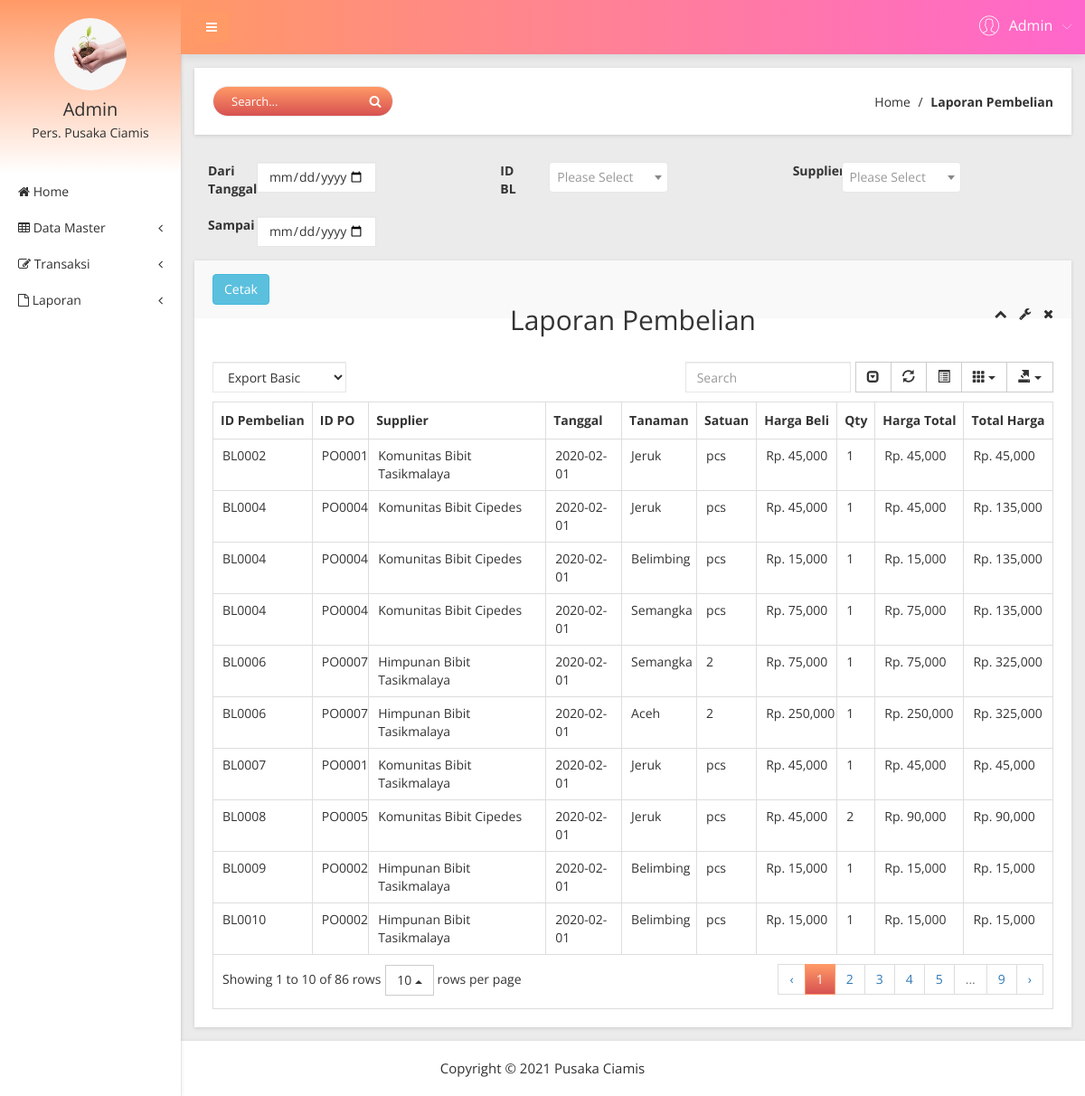
Page /laporan_pembelian.php (signed in) on the committed database.
### tables this page shows
CREATE TABLE `t_pembelian_detail` (
  `id_pembelian` varchar(30) NOT NULL,
  `id_po` varchar(30) NOT NULL,
  `supplier` varchar(50) NOT NULL,
  `tanaman` varchar(50) NOT NULL,
  `satuan` varchar(20) NOT NULL,
  `harga_beli` int(11) NOT NULL,
  `qty` int(11) NOT NULL,
  `harga_total` int(11) NOT NULL,
  `total_harga` int(11) NOT NULL
);

CREATE TABLE `t_pembelian_head` (
  `id_pembelian` varchar(20) NOT NULL,
  `id_po` varchar(20) NOT NULL,
  `tanggal` date NOT NULL
);

### laporan_pembelian.php (the view, shortened to what this page needs)
<?php
    if(empty($_SESSION['username']) AND empty($_SESSION['password'])){
        echo "<script>alert('Anda Harus Login Dulu !'); window.location = 'login.php'</script>";
    }else{
include "koneksi.php";
    include"template/header.php";
?>
            <div class="breadcome-area mg-b-30 small-dn">
                <div class="container-fluid">
                    <div class="row">
                        <div class="col-lg-12">
                            <div class="breadcome-list shadow-reset">
                                <div class="row">
                                    <div class="col-lg-6">
                                        <div class="breadcome-heading">
                                            <form role="search" class="">
												<input type="text" placeholder="Search..." class="form-control">
												<a href=""><i class="fa fa-search"></i></a>
											</form>
                                        </div>
                                    </div>
                                    <div class="col-lg-6">
                                        <ul class="breadcome-menu">
                                            <li><a href="index.php">Home</a> <span class="bread-slash">/</span>
                                            </li>
                                            <li><span class="bread-blod">Laporan Pembelian</span>
                                            </li>
                                        </ul>
                                    </div>
                                </div>
                            </div>
                        </div>
                    </div>
                </div>
            </div>
            <form method="post" action="cetak_pembelian.php" target="_blank">
                <div class="col-lg-12">
                    <div class="col-lg-4">
                        <div class="form-group row">
                                <label class="login-input-head col-sm-2">Dari Tanggal</label>
                                <div class="login-input-area col-sm-6">
                                    <input type="date" name="tanggal_awal" class="form-control" id="tanggal_awal">
                                </div>
                        </div>
                        <div class="form-group row">
                                <label class="login-input-head col-sm-2">Sampai</label>
                                <div class="login-input-area col-sm-6">
                                    <input type="date" name="tanggal_akhir" class="form-control" id="tanggal_akhir">
                                </div>
                        </div>
                    </div>
                    <div class="col-lg-4">
                            <div class="form-group row">
                                <label class="col-sm-2">ID BL</label>
                                <div class="login-input-area col-sm-6">
                                </div>
                            </div>
                    </div>
                    <div class="col-lg-4">
                            <div class="form-group row">
                                <label class="col-sm-2">Supplier</label>
                                <div class="login-input-area col-sm-6">
                                </div>
                            </div>
                        </div>
                </div>
                <br>
                <div class="data-table-area mg-b-15">
                    <div class="container-fluid">
                        <div class="row">
                            <div class="col-lg-12">
                                <div class="sparkline13-list shadow-reset">
                                    <div class="sparkline13-hd">
                                    <input type="submit" name="cetak" value="Cetak" class="btn btn-info" onClick="document.location.reload(true)">
                                        <div class="col-lg-12" align="center">
                                            <h2>Laporan Pembelian</h2>
                                            <br>
                                            <div class="sparkline13-outline-icon">
                                                <span class="sparkline13-collapse-link"><i class="fa fa-chevron-up"></i></span>
                                                <span><i class="fa fa-wrench"></i></span>
                                                <span class="sparkline13-collapse-close"><i class="fa fa-times"></i></span>
                                            </div>
                                        </div>
                                    </div>
                                    <div class="sparkline13-graph">
                                        <div class="datatable-dashv1-list custom-datatable-overright">
                                            <div id="toolbar">
                                                <select class="form-control">
                                                    <option value="">Export Basic</option>
                                                </select>
                                            </div>
                                            <table id="table" data-toggle="table" data-pagination="true" data-search="true" data-show-columns="true" data-show-pagination-switch="true" data-show-refresh="true" data-key-events="true" data-show-toggle="true" data-resizable="true" data-cookie="true" data-cookie-id-table="saveId" data-show-export="true" data-click-to-select="true" data-toolbar="#toolbar">
                                                <thead>
                                                    <tr>
                                                        <th>ID Pembelian</th>
                                                        <th>ID PO</th>
                                                        <th>Supplier</th>
                                                        <th>Tanggal</th>
                                                        <th>Tanaman</th>
                                                        <th>Satuan</th>
                                                        <th>Harga Beli</th>
                                                        <th>Qty</th>
                                                        <th>Harga Total</th>
                                                        <th>Total Harga</th>
                                                    </tr>
                                                </thead>
                                                <tbody id="data">
                                                <?php
                                                    $sql = mysqli_query($koneksi,"SELECT * FROM t_pembelian_head INNER JOIN t_pembelian_detail ON t_pembelian_head.id_pembelian = t_pembelian_detail.id_pembelian");
                                                    while($data=mysqli_fetch_array($sql)){
                                                ?>
                                                    <tr>
                                                        <td><?php echo "$data[id_pembelian]"; ?></td>
                                                        <td><?php echo "$data[id_po]"; ?></td>
                                                        <td><?php echo "$data[supplier]"; ?></td>
                                                        <td><?php echo "$data[tanggal]"; ?></td>
                                                        <td><?php echo "$data[tanaman]"; ?></td>
                                                        <td><?php echo "$data[satuan]"; ?></td>
                                                        <td>Rp. <?php echo number_format($data['harga_beli']); ?></td>
                                                        <td><?php echo "$data[qty]"; ?></td>
                                                        <td>Rp. <?php echo number_format($data['harga_total']); ?></td>
                                                        <td>Rp. <?php echo number_format($data['total_harga']); ?></td>
                                                    </tr>
                                                    <?php } ?>
                                                </tbody>
                                            </table>
                                        </div>
                                    </div>
                                </div>
                            </div>
                        </div>
                    </div>
                </div>
            </form>
        </div>
    </div>
<?php include "template/footer.php"; ?>
</body>
</html>
                                                <?php } ?>

### template/header.php (shortened to what this page needs)
<!doctype html>
<html class="no-js" lang="en">
<head><meta http-equiv="Content-Type" content="text/html; charset=euc-kr">
    <link rel="stylesheet" href="css/bootstrap.min.css">
    <link rel="stylesheet" href="css/font-awesome.min.css">
    <link rel="stylesheet" href="css/adminpro-custon-icon.css">
    <link rel="stylesheet" href="css/meanmenu.min.css">
    <link rel="stylesheet" href="css/jquery.mCustomScrollbar.min.css">
    <link rel="stylesheet" href="css/animate.css">
    <link rel="stylesheet" href="css/jvectormap/jquery-jvectormap-2.0.3.css">
    <link rel="stylesheet" href="css/data-table/bootstrap-table.css">
    <link rel="stylesheet" href="css/data-table/bootstrap-editable.css">
    <link rel="stylesheet" href="css/normalize.css">
    <link rel="stylesheet" href="css/select2.css">
    <link rel="stylesheet" href="css/datetimepicker.css">
    <link rel="stylesheet" href="css/bootstrap-editable.css">
    <link rel="stylesheet" href="css/x-editor-style.css">
    <link rel="stylesheet" href="css/c3.min.css">
    <link rel="stylesheet" href="style.css">
    <link rel="stylesheet" href="css/responsive.css">
    <link rel="stylesheet" href="css/bootstrap.min.css">
    <link rel="stylesheet" href="css/font-awesome.min.css">
    <link rel="stylesheet" href="css/adminpro-custon-icon.css">
    <link rel="stylesheet" href="css/meanmenu.min.css">
    <link rel="stylesheet" href="css/jquery.mCustomScrollbar.min.css">
    <link rel="stylesheet" href="css/animate.css">
    <link rel="stylesheet" href="css/normalize.css">
    <link rel="stylesheet" href="css/form.css">
    <link rel="stylesheet" href="style.css">
    <link rel="stylesheet" href="css/responsive.css">
    <link rel="stylesheet" href="css/form/all-type-forms.css">
    <link rel="stylesheet" href="css/select2/select2.min.css">
</head>
<body class="materialdesign">
    <div class="wrapper-pro">
        <div class="left-sidebar-pro" class="hilang">
            <nav id="sidebar">
                <div class="sidebar-header hilang">
                    <a href="index.php"><img src="img/1.jpg" alt="" />
                    </a>
                    <h3 ><?php echo "$_SESSION[nama_user]"; ?></h3>
                    <p>Pers. Pusaka Ciamis</p>
                </div>
                <div class="left-custom-menu-adp-wrap ">
                    <ul class="nav navbar-nav left-sidebar-menu-pro">
                        <li class="nav-item hilang">
                            <a href="index.php"><i class="fa big-icon fa-home"></i> <span class="mini-dn">Home</span></a>
                        </li>
                        <li class="nav-item"><a href="#" data-toggle="dropdown" role="button" aria-expanded="false" class="nav-link dropdown-toggle"><i class="fa big-icon fa-table"></i> <span class="mini-dn">Data Master</span> <span class="indicator-right-menu mini-dn"><i class="fa indicator-mn fa-angle-left"></i></span></a>
                        </li>
                        <li class="nav-item"><a href="#" data-toggle="dropdown" role="button" aria-expanded="false" class="nav-link dropdown-toggle"><i class="fa big-icon fa-edit"></i> <span class="mini-dn">Transaksi</span> <span class="indicator-right-menu mini-dn"><i class="fa indicator-mn fa-angle-left"></i></span></a>
                        </li>
                        <li class="nav-item"><a href="#" data-toggle="dropdown" role="button" aria-expanded="false" class="nav-link dropdown-toggle"><i class="fa big-icon fa-file-o"></i> <span class="mini-dn">Laporan</span> <span class="indicator-right-menu mini-dn"><i class="fa indicator-mn fa-angle-left"></i></span></a>
                        </li>
                    </ul>
                </div>
            </nav>
        </div>
        <div class="content-inner-all">
            <div class="header-top-area">
                <div class="fixed-header-top">
                    <div class="container-fluid">
                        <div class="row">
                            <div class="col-lg-1 col-md-6 col-sm-6 col-xs-12">
                                <button type="button" id="sidebarCollapse" class="btn bar-button-pro header-drl-controller-btn btn-info navbar-btn">
                                    <i class="fa fa-bars"></i>
                                </button>
                            </div>
                            <div class="col-lg-5 col-md-5 col-sm-6 col-xs-12">
                                <div class="header-right-info">
                                    <ul class="nav navbar-nav mai-top-nav header-right-menu">
                                        <li class="nav-item">
                                            <a href="#" data-toggle="dropdown" role="button" aria-expanded="false" class="nav-link dropdown-toggle">
                                                <span class="adminpro-icon adminpro-user-rounded header-riht-inf"></span>
                                                <span class="admin-name"><?php echo "$_SESSION[nama_user]"; ?></span>
                                                <span class="author-project-icon adminpro-icon adminpro-down-arrow"></span>
                                            </a>
                                        </li>
                                    </ul>
                                </div>
                            </div>
                        </div>
                    </div>
                </div>
            </div>

### template/footer.php
<div class="footer-copyright-area">
    <div class="container-fluid">
        <div class="row">
            <div class="col-lg-12">
                <div class="footer-copy-right">
                    <p>Copyright &#169; 2021 Pusaka Ciamis</p>
                </div>
            </div>
        </div>
    </div>
</div>

### css/form.css (style rules this page uses)
.login-input-area, .login-textarea-area { position:relative; margin-right:15px; }
.login-input-head { padding-left: 15px; }

### rows in the picture
t_pembelian_detail: id_pembelian "BL0002", id_po "PO0001", supplier "Komunitas Bibit Tasikmalaya", id_pembelian.tanggal "2020-02-01", tanaman "Jeruk", satuan "pcs", harga_beli "45,000", qty "1", harga_total "45,000", total_harga "45,000"
t_pembelian_detail: id_pembelian "BL0004", id_po "PO0004", supplier "Komunitas Bibit Cipedes", id_pembelian.tanggal "2020-02-01", tanaman "Jeruk", satuan "pcs", harga_beli "45,000", qty "1", harga_total "45,000", total_harga "135,000"
t_pembelian_detail: id_pembelian "BL0004", id_po "PO0004", supplier "Komunitas Bibit Cipedes", id_pembelian.tanggal "2020-02-01", tanaman "Belimbing", satuan "pcs", harga_beli "15,000", qty "1", harga_total "15,000", total_harga "135,000"
t_pembelian_detail: id_pembelian "BL0004", id_po "PO0004", supplier "Komunitas Bibit Cipedes", id_pembelian.tanggal "2020-02-01", tanaman "Semangka", satuan "pcs", harga_beli "75,000", qty "1", harga_total "75,000", total_harga "135,000"
t_pembelian_detail: id_pembelian "BL0006", id_po "PO0007", supplier "Himpunan Bibit Tasikmalaya", id_pembelian.tanggal "2020-02-01", tanaman "Semangka", satuan "2", harga_beli "75,000", qty "1", harga_total "75,000", total_harga "325,000"
t_pembelian_detail: id_pembelian "BL0006", id_po "PO0007", supplier "Himpunan Bibit Tasikmalaya", id_pembelian.tanggal "2020-02-01", tanaman "Aceh", satuan "2", harga_beli "250,000", qty "1", harga_total "250,000", total_harga "325,000"
t_pembelian_detail: id_pembelian "BL0007", id_po "PO0001", supplier "Komunitas Bibit Tasikmalaya", id_pembelian.tanggal "2020-02-01", tanaman "Jeruk", satuan "pcs", harga_beli "45,000", qty "1", harga_total "45,000", total_harga "45,000"
t_pembelian_detail: id_pembelian "BL0008", id_po "PO0005", supplier "Komunitas Bibit Cipedes", id_pembelian.tanggal "2020-02-01", tanaman "Jeruk", satuan "pcs", harga_beli "45,000", qty "2", harga_total "90,000", total_harga "90,000"
t_pembelian_detail: id_pembelian "BL0009", id_po "PO0002", supplier "Himpunan Bibit Tasikmalaya", id_pembelian.tanggal "2020-02-01", tanaman "Belimbing", satuan "pcs", harga_beli "15,000", qty "1", harga_total "15,000", total_harga "15,000"
t_pembelian_detail: id_pembelian "BL0010", id_po "PO0002", supplier "Himpunan Bibit Tasikmalaya", id_pembelian.tanggal "2020-02-01", tanaman "Belimbing", satuan "pcs", harga_beli "15,000", qty "1", harga_total "15,000", total_harga "15,000"

### other values in the picture
$_SESSION[nama_user] "Admin"
